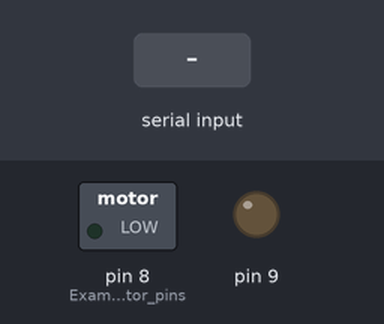
This sketch was run on a simulated Arduino Uno, built with avr-gcc and run on an emulated ATmega328P. On the bench: switched loads named in the sketch (green lamp = pin HIGH), output pins drawn as LEDs (lit = HIGH). Inputs (shaded band) come from the test bench.

Above: at 1.2 s.
1.3 s: "F" received over Serial
At 1.8 s:
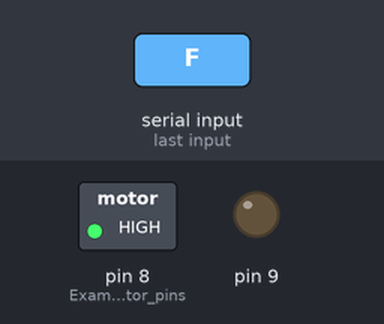
2.8 s: "B" received over Serial
At 4.0 s:
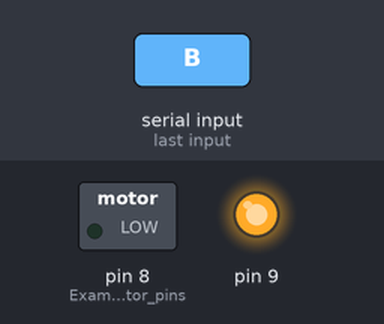
4.3 s: "S" received over Serial
At 5.3 s:
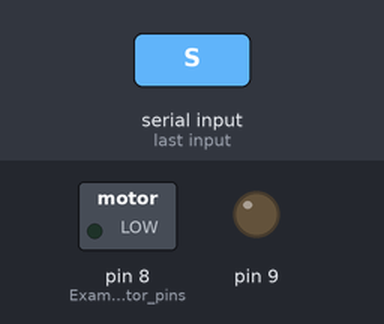
Timing chart, 0 to 7.3 s (numbered marks = the images above; inputs shaded):
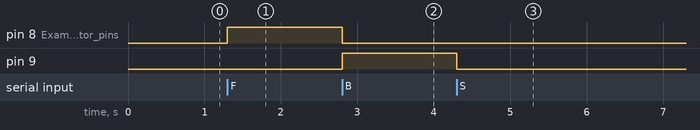

The sketch:

robot.ino
```cpp
char command;

void setup() {
  Serial.begin(9600);
  pinMode(8, OUTPUT);  // Example motor pins
  pinMode(9, OUTPUT);
}

void loop() {
  if (Serial.available() > 0) {
    command = Serial.read();

    if (command == 'F') {
      // Forward
      digitalWrite(8, HIGH);
      digitalWrite(9, LOW);
    }
    else if (command == 'B') {
      // Backward
      digitalWrite(8, LOW);
      digitalWrite(9, HIGH);
    }
    else if (command == 'L') {
      // Left turn
      // Add your motor logic here
    }
    else if (command == 'R') {
      // Right turn
      // Add your motor logic here
    }
    else if (command == 'S') {
      // Stop
      digitalWrite(8, LOW);
      digitalWrite(9, LOW);
    }
  }
}
```

Measured:
- after the input at 1.3 s, pin 8 (Example_motor_pins): LOW → HIGH at once
- after the input at 2.8 s, pin 8 (Example_motor_pins): HIGH → LOW at once; pin 9: LOW → HIGH at once
- after the input at 4.3 s, pin 9: HIGH → LOW at once
